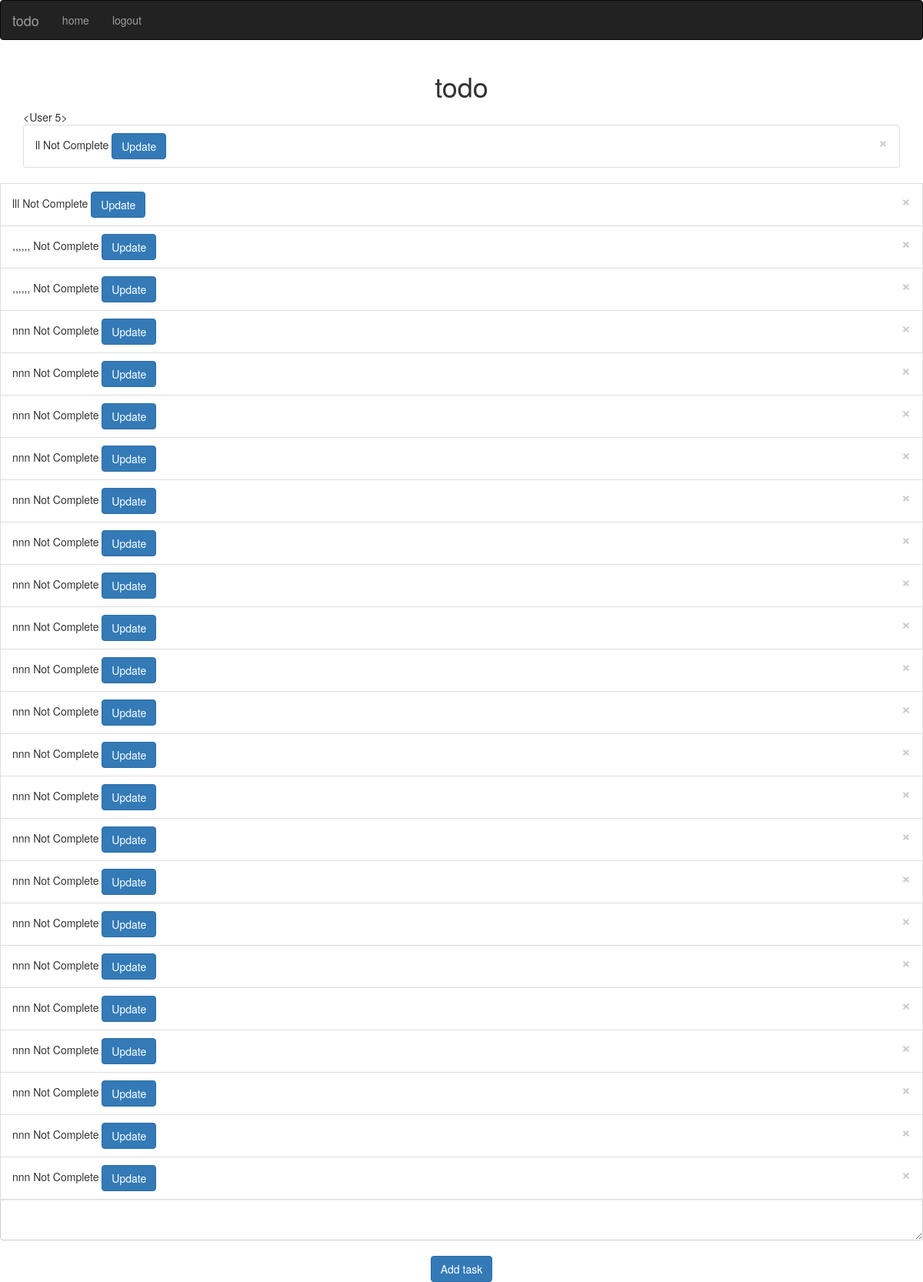
/ (signed in), run on the app's committed database.
### website/models.py (models this page shows)
class Task(db.Model):
    id = db.Column(db.Integer, primary_key=True)
    data = db.Column(db.String(10000))
    date = db.Column(db.DateTime(timezone=True), default=func.now())
    complete = db.Column(db.Boolean, default=False)
    user_id = db.Column(db.Integer, db.ForeignKey('user.id'))

### website/views.py (the view)
@views.route('/', methods=['GET','POST'])
@login_required
def home():
    if request.method == 'POST':
        task = request.form.get('task')
        new_task = Task(data=task, user_id=current_user.id)
        db.session.add(new_task)
        db.session.commit()
        print('task added!')
    return render_template("home.html",user=current_user)

### website/__init__.py (called while the page is built)
def create_app():
    app = Flask(__name__)
    app.config['SECRET_KEY']='STUNNER'
    app.config['SQLALCHEMY_DATABASE_URI'] = f'sqlite:///{DB_NAME}'
    db.init_app(app)
    login_manager= LoginManager()
    login_manager.login_view= 'auth.login'
    login_manager.init_app(app)
    from .views import views
    from .auth  import auth
    app.register_blueprint(views,url_prefix= "/")
    app.register_blueprint(auth,url_prefix= "/")
    app.app_context().push()
    from .models import User,Task
    if not path.exists('website/' + DB_NAME):
        db.create_all()
        print('Created Database!')
    login_manager= LoginManager()
    login_manager.login_view= 'auth.login'
    login_manager.init_app(app)
    @login_manager.user_loader
    def load_user(id):
        return User.query.get(int(id))
    print(User.username)
    return app

### website/templates/home.html (shortened to what this page needs)
{% extends "base.html" %} {% block title %}home{% endblock %}
{% block content %}
    <h1 align="center">todo</h1>
    {{current_user}}
    <ul class="list-group list-group-flush" id="tasks">
  {% for task in user.tasks %}
    <li class="list-group-item">
        {{ task.data}}
        <button type="button" class="close" onClick= "deleteTask({{task.id}})">
            <span aria-hidden="true">&times;</span>
        </button>
        {% if task.complete== False %}
        <span>Not Complete</span>
        {% else %}
        <span >Completed</span>
        {% endif %}
        <button type="button"  href="/" class="btn btn-primary" onClick="UpdateTask({{task.id}})">Update</button>
    </li>
</div>
  {% endfor %}
    <form method="POST">
        <textarea name="task" id="task" class="form-control"></textarea>
        <br/>
        <div align="center">
          <button type="submit" class="btn btn-primary">Add task</button>
        </div>
      </form>
{% endblock  %}

### website/templates/base.html (shortened to what this page needs)
<!DOCTYPE html>
<html lang="en">
<head>
    <link rel="stylesheet" href="https://maxcdn.bootstrapcdn.com/bootstrap/3.4.1/css/bootstrap.min.css">
</head>
<body>
    <nav class="navbar navbar-inverse">
        <div class="container-fluid">
          <div class="navbar-header">
            <a class="navbar-brand" href="#">todo</a>
          </div>
          <ul class="nav navbar-nav">
            {% if user.is_authenticated %}
            <li><a class="nav-item nav link" id = "home" href="/">home</a></li>
            <li><a class="nav-item nav link" id = "logout" href="/logout">logout</a></li>
            {% else %}
            <li><a class="nav-item nav link" id = "signup" href="/signup">signup</a></li>
            <li><a class="nav-item nav link" id = "login" href="/login">login</a></li>
            {% endif %}
          </ul>
        </div>
      </nav>
<div class="container">{% block content %}{% endblock %}</div>
</body>
</html>

### data on the page
Task: data "ll", complete "Not Complete"
Task: data "lll", complete "Not Complete"
Task: data ",,,,,,", complete "Not Complete"
Task: data ",,,,,,", complete "Not Complete"
Task: data "nnn", complete "Not Complete"
Task: data "nnn", complete "Not Complete"
Task: data "nnn", complete "Not Complete"
Task: data "nnn", complete "Not Complete"
Task: data "nnn", complete "Not Complete"
Task: data "nnn", complete "Not Complete"
Task: data "nnn", complete "Not Complete"
Task: data "nnn", complete "Not Complete"
Task: data "nnn", complete "Not Complete"
Task: data "nnn", complete "Not Complete"
Task: data "nnn", complete "Not Complete"
Task: data "nnn", complete "Not Complete"
Task: data "nnn", complete "Not Complete"
Task: data "nnn", complete "Not Complete"
Task: data "nnn", complete "Not Complete"
Task: data "nnn", complete "Not Complete"
Task: data "nnn", complete "Not Complete"
Task: data "nnn", complete "Not Complete"
Task: data "nnn", complete "Not Complete"
Task: data "nnn", complete "Not Complete"
Task: data "nnn", complete "Not Complete"

### other printed values
{{ current_user }} "<User 5>"
